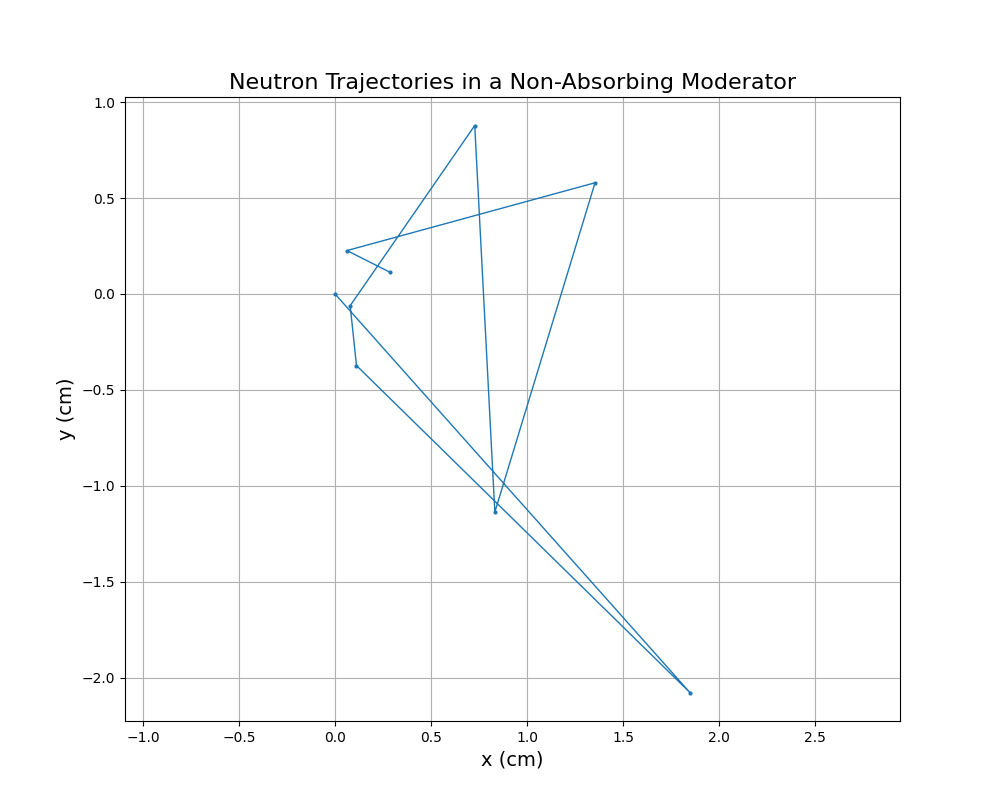

The Python source for this figure:
import matplotlib.pyplot as plt
import pandas as pd

FILEPATH="dat\SlowingDownNeutron_trajectory.dat"

data = pd.read_csv(FILEPATH)

def nbpos(data,indice):
    nb_positions=0
    for i in data['#n'][indice:]:
        if i>nb_positions:
            nb_positions=i
        if i<nb_positions:
            break
    return nb_positions

nb_positions=nbpos(data,0)
x=data['x'].values[:nb_positions]
y=data['y'].values[:nb_positions]

plt.figure(figsize=(10,10))
plt.title("Neutron Trajectories in a Non-Absorbing Moderator", fontsize=16)
plt.xlabel("x (cm)", fontsize=14)
plt.ylabel("y (cm)", fontsize=14)
plt.plot(x, y, marker='o', markersize=2, linewidth=1)
plt.grid()
plt.axis('equal')
plt.show()


def plot_n_repartition(data):
    n_moyen=0
    i=0
    count=0
    n_rep=dict()
    while i<len(data):
        nb_positions=nbpos(data,i)
        n_rep[nb_positions]=n_rep.get(nb_positions,0)+1
        n_moyen+=nb_positions
        i+=nb_positions
        count+=1

    print(f"Nombre moyen de positions: {n_moyen/count:.2f}")
    plt.figure(figsize=(10,6))
    plt.title("Repartition of Neutron Positions", fontsize=16)
    plt.xlabel("Number of Positions", fontsize=14)
    plt.ylabel("Frequency", fontsize=14)
    plt.bar(n_rep.keys(), n_rep.values())
    plt.grid()
    plt.show()

plot_n_repartition(data)
